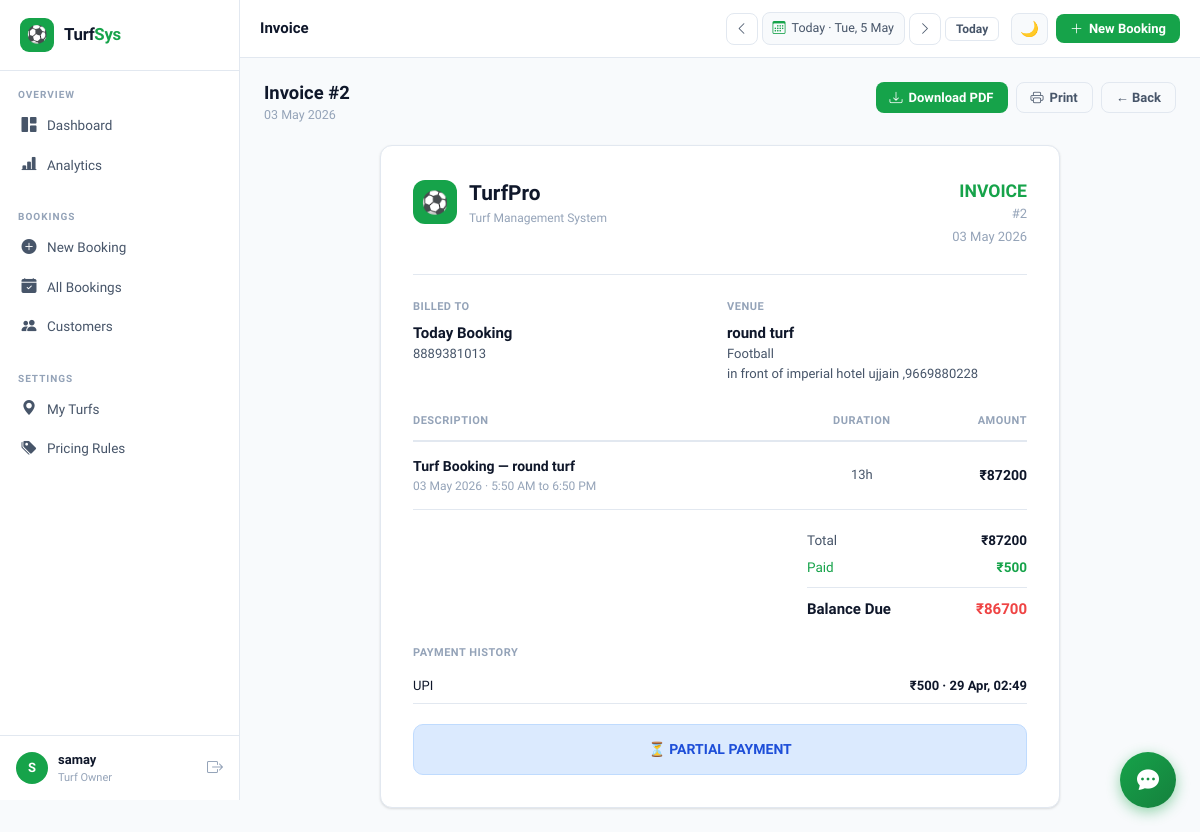
Screenshot of /bookings/2/invoice/ (signed in) with the database file from the repository.
### bookings/models.py (models this page shows, shortened)
class Booking(models.Model):
    STATUS_CHOICES = [
        ('hold','Hold'),('booked','Booked'),
        ('completed','Completed'),('cancelled','Cancelled'),
    ]
    PAYMENT_STATUS_CHOICES = [
        ('pending','Pending'),('partial','Partial'),
        ('paid','Paid'),('refunded','Refunded'),
    ]
    owner = models.ForeignKey(User, on_delete=models.CASCADE, related_name='bookings')
    turf = models.ForeignKey(Turf, on_delete=models.CASCADE, related_name='bookings')
    customer = models.ForeignKey(Customer, on_delete=models.CASCADE, related_name='bookings')
    booking_date = models.DateField()
    start_time = models.TimeField()
    end_time = models.TimeField()
    total_amount = models.DecimalField(max_digits=10, decimal_places=2, default=0)
    paid_amount = models.DecimalField(max_digits=10, decimal_places=2, default=0)
    status = models.CharField(max_length=20, choices=STATUS_CHOICES, default='booked')
    payment_status = models.CharField(max_length=20, choices=PAYMENT_STATUS_CHOICES, default='pending')
    notes = models.TextField(blank=True)
    created_at = models.DateTimeField(auto_now_add=True)
    updated_at = models.DateTimeField(auto_now=True)
    @property
    def remaining_amount(self):
        return max(Decimal('0'), self.total_amount - self.paid_amount)
    @property
    def duration_minutes(self):
        from datetime import datetime, timedelta
        s = datetime.combine(self.booking_date, self.start_time)
        e = datetime.combine(self.booking_date, self.end_time)
        if e <= s:
            e += timedelta(days=1)  # crosses midnight (overnight booking)
        return max(0, int((e - s).total_seconds() / 60))
    @property
    def duration_display(self):
        mins = self.duration_minutes
        h, m = divmod(mins, 60)
        if m:
            return f"{h}h {m}m" if h else f"{m}m"
        return f"{h}h"
    class Meta:
        ordering = ['-booking_date', 'start_time']

class Customer(models.Model):
    owner = models.ForeignKey(User, on_delete=models.CASCADE, related_name='customers')
    name = models.CharField(max_length=200)
    phone = models.CharField(max_length=20)
    email = models.EmailField(blank=True)
    address = models.TextField(blank=True)
    notes = models.TextField(blank=True)
    total_bookings = models.IntegerField(default=0)
    total_spent = models.DecimalField(max_digits=10, decimal_places=2, default=0)
    last_visit = models.DateField(null=True, blank=True)
    created_at = models.DateTimeField(auto_now_add=True)
    class Meta:
        ordering = ['-total_bookings', 'name']
        unique_together = ['owner', 'phone']

class Turf(models.Model):
    owner = models.ForeignKey(User, on_delete=models.CASCADE, related_name='turfs')
    name = models.CharField(max_length=200)
    description = models.TextField(blank=True)
    location = models.CharField(max_length=300, blank=True)
    sport_type = models.CharField(max_length=100, default='Football')
    open_time = models.TimeField(default='06:00')
    close_time = models.TimeField(default='23:00')
    default_price_per_hour = models.DecimalField(max_digits=8, decimal_places=2, default=800)
    is_active = models.BooleanField(default=True)
    created_at = models.DateTimeField(auto_now_add=True)
    class Meta:
        ordering = ['name']

class Payment(models.Model):
    METHOD_CHOICES = [
        ('cash','Cash'),('upi','UPI'),('card','Card'),
        ('bank_transfer','Bank Transfer'),('other','Other'),
    ]
    booking = models.ForeignKey(Booking, on_delete=models.CASCADE, related_name='payments')
    amount = models.DecimalField(max_digits=10, decimal_places=2)
    method = models.CharField(max_length=20, choices=METHOD_CHOICES, default='cash')
    reference = models.CharField(max_length=200, blank=True)
    note = models.TextField(blank=True)
    paid_at = models.DateTimeField(default=timezone.now)
    class Meta:
        ordering = ['-paid_at']

### bookings/views.py (the view)
# urls.py: path('bookings/<int:pk>/invoice/', views.invoice_view, name='invoice'),
@login_required
def invoice_view(request, pk):
    booking = get_object_or_404(Booking, pk=pk, owner=request.user)
    payments = booking.payments.all()
    return render(request, 'bookings/invoice.html', {'booking': booking, 'payments': payments})

### templates/bookings/invoice.html (shortened to what this page needs)
{% extends 'base.html' %}
{% block page_title %}Invoice{% endblock %}
{% block content %}
<div class="page-header">
  <div class="ph-left">
    <div class="ph-title">Invoice #{{ booking.id }}</div>
    <div class="ph-sub">{{ booking.booking_date|date:"d M Y" }}</div>
  </div>
  <div style="display:flex; gap:8px;">
    <a href="{% url 'invoice_pdf' booking.pk %}" class="btn btn-primary"><i class="bi bi-download"></i> Download PDF</a>
    <button onclick="window.print()" class="btn btn-ghost"><i class="bi bi-printer"></i> Print</button>
    <a href="{% url 'booking_detail' booking.pk %}" class="btn btn-ghost">← Back</a>
  </div>
</div>
<div class="card" id="invoiceDoc" style="max-width:680px; margin:0 auto;">
  <div style="padding:32px;">
    <div style="display:flex; justify-content:space-between; align-items:flex-start; margin-bottom:28px; flex-wrap:wrap; gap:16px;">
      <div style="display:flex; align-items:center; gap:12px;">
        <div style="width:44px; height:44px; background:var(--primary); border-radius:12px; display:flex; align-items:center; justify-content:center; font-size:22px;">⚽</div>
        <div>
          <div style="font-weight:800; font-size:1.3rem; color:var(--text);">TurfPro</div>
          <div style="font-size:12px; color:var(--text3);">Turf Management System</div>
        </div>
      </div>
      <div style="text-align:right;">
        <div style="font-weight:800; font-size:1.1rem; color:var(--primary);">INVOICE</div>
        <div style="font-size:13px; color:var(--text3);">#{{ booking.id }}</div>
        <div style="font-size:13px; color:var(--text3); margin-top:3px;">{{ booking.booking_date|date:"d M Y" }}</div>
      </div>
    </div>
    <div style="height:1px; background:var(--border); margin-bottom:24px;"></div>
    <div class="grid-2 mb-20">
      <div>
        <div style="font-size:11px; color:var(--text3); text-transform:uppercase; letter-spacing:.5px; margin-bottom:6px; font-weight:600;">Billed To</div>
        <div style="font-weight:700; font-size:15px;">{{ booking.customer.name }}</div>
        <div style="font-size:13px; color:var(--text2);">{{ booking.customer.phone }}</div>
      </div>
      <div>
        <div style="font-size:11px; color:var(--text3); text-transform:uppercase; letter-spacing:.5px; margin-bottom:6px; font-weight:600;">Venue</div>
        <div style="font-weight:700; font-size:15px;">{{ booking.turf.name }}</div>
        <div style="font-size:13px; color:var(--text2);">{{ booking.turf.sport_type }}</div>
        {% if booking.turf.location %}<div style="font-size:13px; color:var(--text2);">{{ booking.turf.location }}</div>{% endif %}
      </div>
    </div>
    <table style="width:100%; border-collapse:collapse; margin-bottom:20px;">
      <thead>
        <tr style="border-bottom:2px solid var(--border);">
          <th style="text-align:left; padding:10px 0; font-size:11px; color:var(--text3); text-transform:uppercase; letter-spacing:.5px;">Description</th>
          <th style="text-align:center; padding:10px 0; font-size:11px; color:var(--text3); text-transform:uppercase; letter-spacing:.5px;">Duration</th>
          <th style="text-align:right; padding:10px 0; font-size:11px; color:var(--text3); text-transform:uppercase; letter-spacing:.5px;">Amount</th>
        </tr>
      </thead>
      <tbody>
        <tr style="border-bottom:1px solid var(--border);">
          <td style="padding:14px 0;">
            <div style="font-weight:600; font-size:14px;">Turf Booking — {{ booking.turf.name }}</div>
            <div style="font-size:12px; color:var(--text3);">{{ booking.booking_date|date:"d M Y" }} · {{ booking.start_time|time:"g:i A" }} to {{ booking.end_time|time:"g:i A" }}</div>
          </td>
          <td style="text-align:center; color:var(--text2); font-size:13px;">{{ booking.duration_display }}</td>
          <td style="text-align:right; font-weight:700; font-size:14px;">₹{{ booking.total_amount|floatformat:0 }}</td>
        </tr>
      </tbody>
    </table>
    <div style="max-width:220px; margin-left:auto; margin-bottom:24px;">
      <div style="display:flex; justify-content:space-between; margin-bottom:7px; font-size:13.5px;">
        <span style="color:var(--text2);">Total</span><span style="font-weight:600;">₹{{ booking.total_amount|floatformat:0 }}</span>
      </div>
      <div style="display:flex; justify-content:space-between; margin-bottom:7px; font-size:13.5px;">
        <span style="color:var(--primary);">Paid</span>
        <span style="font-weight:600; color:var(--primary);">₹{{ booking.paid_amount|floatformat:0 }}</span>
      </div>
      <div style="height:1px; background:var(--border); margin:10px 0;"></div>
      <div style="display:flex; justify-content:space-between; font-size:15px;">
        <span style="font-weight:700;">Balance Due</span>
        <span style="font-weight:800; color:{% if booking.remaining_amount > 0 %}var(--danger){% else %}var(--primary){% endif %};">₹{{ booking.remaining_amount|floatformat:0 }}</span>
      </div>
    </div>
    {% if payments %}
    <div style="margin-bottom:20px;">
      <div style="font-size:11px; color:var(--text3); text-transform:uppercase; letter-spacing:.5px; margin-bottom:8px; font-weight:600;">Payment History</div>
      {% for p in payments %}
      <div style="display:flex; justify-content:space-between; padding:7px 0; border-bottom:1px solid var(--border); font-size:13px;">
        <span>{{ p.get_method_display }}{% if p.reference %} — {{ p.reference }}{% endif %}</span>
        <span style="font-weight:600;">₹{{ p.amount|floatformat:0 }} · {{ p.paid_at|date:"d M, H:i" }}</span>
      </div>
      {% endfor %}
    </div>
    {% endif %}
    <div style="text-align:center; padding:14px; border-radius:10px; {% if booking.payment_status == 'paid' %}background:#dcfce7; border:1px solid #bbf7d0;{% elif booking.payment_status == 'partial' %}background:#dbeafe; border:1px solid #bfdbfe;{% else %}background:#fff7ed; border:1px solid #fed7aa;{% endif %}">
      <span style="font-weight:800; font-size:14px; {% if booking.payment_status == 'paid' %}color:#15803d;{% elif booking.payment_status == 'partial' %}color:#1d4ed8;{% else %}color:#c2410c;{% endif %}">
        {% if booking.payment_status == 'paid' %}✅ PAID IN FULL
        {% elif booking.payment_status == 'partial' %}⏳ PARTIAL PAYMENT
        {% else %}🔔 PAYMENT PENDING{% endif %}
      </span>
    </div>
  </div>
</div>
{% endblock %}

### templates/base.html (shortened to what this page needs)
<!DOCTYPE html>
<html lang="en" data-theme="light">
<head>
<link href="https://cdn.jsdelivr.net/npm/bootstrap-icons@1.11.3/font/bootstrap-icons.css" rel="stylesheet">
</head>
<body>
<aside class="sidebar" id="sidebar">
  <a href="{% url 'dashboard' %}" class="sidebar-logo">
    <div class="logo-icon">⚽</div>
    <span class="logo-name">Turf<span>Sys</span></span>
  </a>
  <nav>
    <div class="nav-group">
      <div class="nav-group-label">Overview</div>
      <a href="{% url 'dashboard' %}" class="nav-link {% if request.resolver_match.url_name == 'dashboard' %}active{% endif %}">
        <i class="bi bi-grid-1x2-fill"></i> Dashboard
      </a>
      <a href="{% url 'analytics' %}" class="nav-link {% if 'analytics' in request.resolver_match.url_name %}active{% endif %}">
        <i class="bi bi-bar-chart-line-fill"></i> Analytics
      </a>
    </div>
    <div class="nav-group">
      <div class="nav-group-label">Bookings</div>
      <a href="{% url 'booking_create' %}" class="nav-link {% if request.resolver_match.url_name == 'booking_create' %}active{% endif %}">
        <i class="bi bi-plus-circle-fill"></i> New Booking
      </a>
      <a href="{% url 'booking_list' %}" class="nav-link {% if request.resolver_match.url_name == 'booking_list' %}active{% endif %}">
        <i class="bi bi-calendar-check-fill"></i> All Bookings
      </a>
      <a href="{% url 'customer_list' %}" class="nav-link {% if 'customer' in request.resolver_match.url_name %}active{% endif %}">
        <i class="bi bi-people-fill"></i> Customers
      </a>
    </div>
    <div class="nav-group">
      <div class="nav-group-label">Settings</div>
      <a href="{% url 'turf_list' %}" class="nav-link {% if 'turf' in request.resolver_match.url_name %}active{% endif %}">
        <i class="bi bi-geo-alt-fill"></i> My Turfs
      </a>
      <a href="{% url 'pricing_list' %}" class="nav-link {% if 'pricing' in request.resolver_match.url_name %}active{% endif %}">
        <i class="bi bi-tags-fill"></i> Pricing Rules
      </a>
    </div>
  </nav>
  <div class="sidebar-user">
    <div class="user-avatar">{{ request.user.first_name|first|upper|default:request.user.username|first|upper }}</div>
    <div style="flex:1; min-width:0;">
      <div class="user-name">{{ request.user.get_full_name|default:request.user.username }}</div>
      <div class="user-role">Turf Owner</div>
    </div>
    <a href="{% url 'logout' %}" title="Logout" style="color:var(--text3); font-size:16px;"><i class="bi bi-box-arrow-right"></i></a>
  </div>
</aside>
<header class="topbar">
  <div class="topbar-left">
    <span class="page-title-top">{% block page_title %}Dashboard{% endblock %}</span>
  </div>
  <div class="hide-mobile" style="display:flex; align-items:center; gap:4px;">
    <button class="btn btn-ghost btn-icon" type="button" onclick="navDate(-1)" title="Previous day"><i class="bi bi-chevron-left"></i></button>
    <div class="date-range-bar" id="dateRangeBtn" style="margin:0;">
      <i class="bi bi-calendar3"></i>
      <span id="dateRangeLabel">Today</span>
    </div>
    <button class="btn btn-ghost btn-icon" type="button" onclick="navDate(1)" title="Next day"><i class="bi bi-chevron-right"></i></button>
    <button class="btn btn-ghost btn-sm" type="button" onclick="navToday()">Today</button>
  </div>
  <div class="topbar-actions">
    <button class="theme-toggle" onclick="toggleTheme()" title="Toggle theme" id="themeBtn">🌙</button>
    <a href="{% url 'booking_create' %}" class="btn btn-primary hide-mobile">
      <i class="bi bi-plus-lg"></i> New Booking
    </a>
  </div>
</header>
<div class="main-wrap">
  <div class="main-content">
    {% block content %}{% endblock %}
  </div>
</div>
<button class="chat-fab" id="chatFab" type="button" title="AI Assistant">
  <i class="bi bi-chat-dots-fill"></i>
</button>
</body>
</html>

### rows the page displays
Booking: id "2", booking_date "03 May 2026", customer.name "Today Booking", customer.phone "8889381013", turf.name "round turf", turf.sport_type "Football", turf.location "in front of imperial hotel ujjain ,9669880228", start_time "5:50 AM", end_time "6:50 PM", duration_display "13h", total_amount "87200", paid_amount "500", remaining_amount "86700"
Payment: method "UPI", amount "500", paid_at "29 Apr, 02:49"

### other values shown
{{ request.user.get_full_name|default:request.user.username }} "samay"
